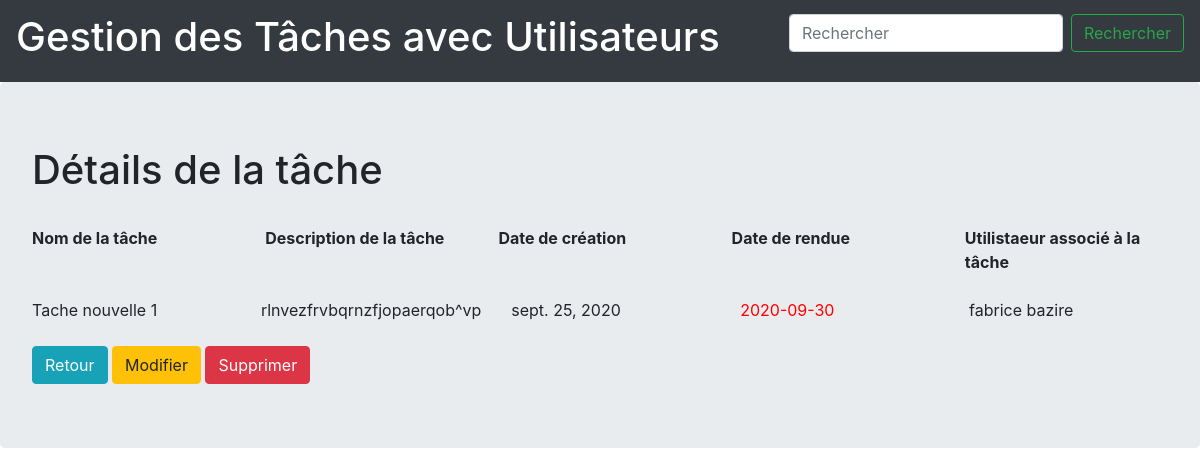
/taskuser/details/1, run on an earlier commit of the app's database.
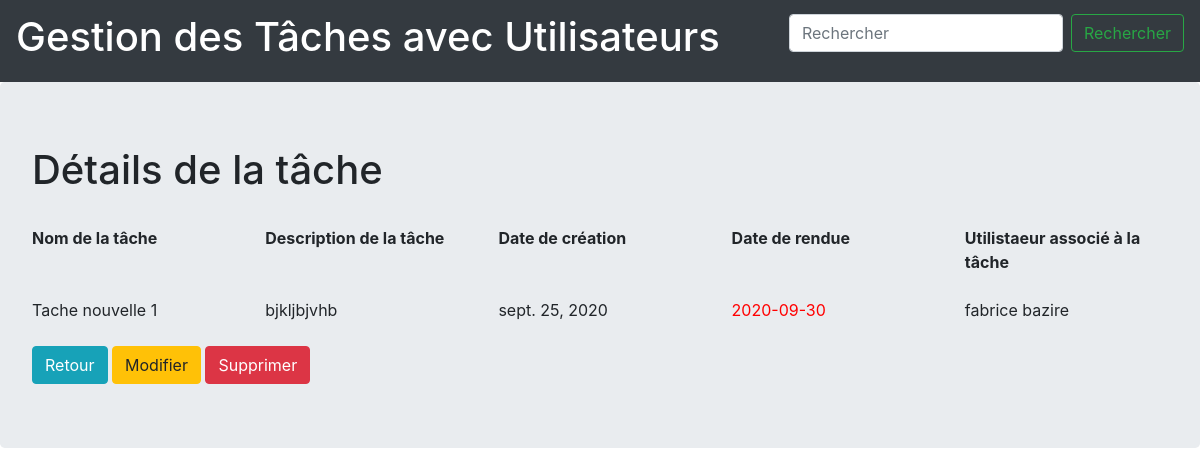
And on a later commit of the database.
### TaskUser/models.py (models this page shows, shortened)
class TaskWithUser(models.Model):
    name = models.CharField(max_length=250)
    description = models.TextField()
    date_creation  = models.DateField()
    date_rendu = models.DateField(null=True)
    user = models.ForeignKey(User, related_name = "user", on_delete=models.CASCADE)
    def colored_due_date(self):
        if self.date_rendu-timedelta(days=7) > date.today():
            color = "green"
        elif self.date_rendu < date.today() :
            color = "red"
        else :
            color = "orange"
        return format_html("<span style=color:%s>%s</span>"%(color, self.date_rendu))
    colored_due_date.allow_tags = True

class User(models.Model):
    first_name = models.CharField(max_length=30)
    last_name = models.CharField(max_length=30)
    email = models.EmailField()
    def __str__ (self):
        return self.first_name + " " + self.last_name

### TaskUser/views.py (the view)
# urls.py: path('details/<int:cid>', views.details, name="details"),
def details(request, cid):
    objects = TaskWithUser.objects.get(pk=cid)
    return render(request, template_name='details.html',context={'objects':objects})

### TaskUser/templates/details.html (shortened to what this page needs)
{% extends "baseUsers.html"%}
{% block styles %}
    {{ block.super }}
{% endblock %}
{% block content %}
    <h1>Détails de la tâche</h1><br>
    <div class="row">
        <div class="col"><b>Nom de la tâche</b></div>
        <div class="col"><b>Description de la tâche</b></div>
        <div class="col"><b>Date de création</b></div>
        <div class="col"><b>Date de rendue</b></div>
        <div class="col"><b>Utilistaeur associé à la tâche</b></div>
    </div><br>
        <div class="row">
            <div class="col">{{objects.name}}</div>
            <div class="col">{{objects.description}}</div>
            <div class="col">{{objects.date_creation}}</div>
            <div class="col">{{objects.colored_due_date}}</div>
            <div class="col">{{objects.user}}</div>
        </div>
        <br>
    <input type="button" class="btn btn-info" value="Retour" onclick="window.location='http://localhost:8000/taskuser'">
    <input type="button" class="btn btn-warning" value="Modifier" onclick="window.location='http://localhost:8000/taskuser/modifier/{{objects.pk}}'">
    <input type="button" class="btn btn-danger" value="Supprimer" onclick="window.location='http://localhost:8000/taskuser/supprimer/{{objects.pk}}'">
{% endblock %}

What changed in the data, as far as the page shows it:
changed TaskWithUser "Tache nouvelle 1": description "rlnvezfrvbqrnzfjopaerqob^vp" → "bjkljbjvhb"
